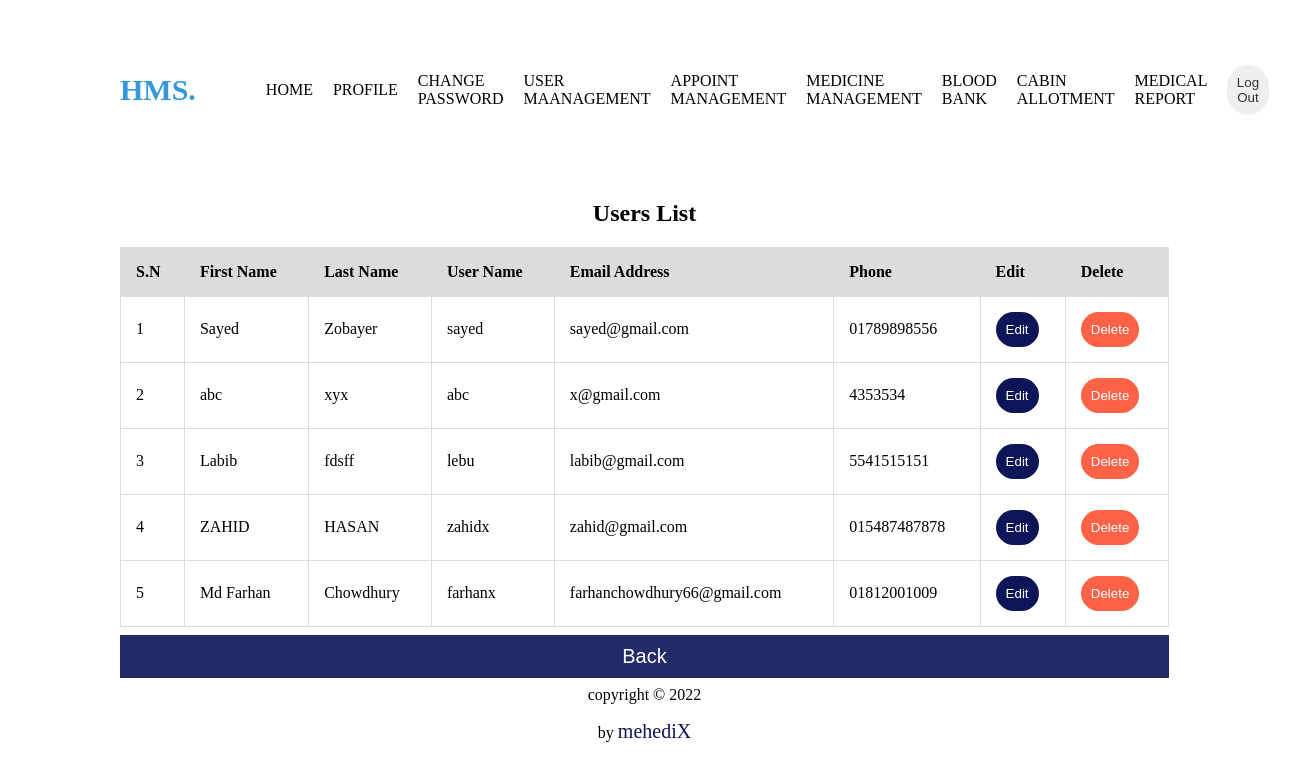
Screenshot of /view/user-table.php (signed in) with the database file from the repository.
### tables this page shows
CREATE TABLE `users` (
  `id` int(11) NOT NULL,
  `firstName` varchar(100) NOT NULL,
  `lastName` varchar(100) NOT NULL,
  `userName` varchar(100) NOT NULL,
  `email` varchar(100) NOT NULL,
  `password` varchar(100) NOT NULL,
  `phone` varchar(100) NOT NULL
);

### control/read-userAction.php (called while the page is built)
<?php
include('../model/database.php');
$fetchData= fetch_data($connection);
function fetch_data($connection){
  $query="SELECT * from users ORDER BY id DESC";
  $exec=mysqli_query($connection, $query);
  if(mysqli_num_rows($exec)>0){
    $row= mysqli_fetch_all($exec, MYSQLI_ASSOC);
    return $row;
  }else{
    return $row=[];
  }
}
?>

### view/user-table.php (the view, shortened to what this page needs)
<?php
include('../control/read-userAction.php');
?>
<!DOCTYPE html>
<html>
<head>
</head>
<body style="padding-right:7rem;padding-left:7rem;">
<?php include "../model/_nav.php"; ?>
<div class="table-data">
        <div class="list-title">
 <h2>Users List</h2>
            </div>
    <table border="1">
        <tr>
            <th>S.N</th>
            <th>First Name</th>
            <th>Last Name</th>
            <th>User Name</th>
            <th>Email Address</th>
            <th>Phone</th>
            <th>Edit</th>
            <th>Delete</th>
        </tr>
<?php
        if(count($fetchData)>0){
        $sn=1;
        foreach($fetchData as $data){
?> <tr>
<td><?php echo $sn; ?></td>
<td><?php echo $data['firstName']; ?></td>
<td><?php echo $data['lastName']; ?></td>
<td><?php echo $data['userName']; ?></td>
<td><?php echo $data['email']; ?></td>
<td><?php echo $data['phone']; ?></td>
<td><a style="text-decoration:none;" href="../view/update-user.php?edit=<?php echo $data['id']; ?>">
                <button style="background-color: #0D1559;color: #ffffff;padding:10px;padding: 10px;border: none;border-radius: 30px;">Edit</button></a></td>
<td><a style="text-decoration:none;" href="../control/delete-userAction.php?delete=<?php echo $data['id']; ?>">
                <button style="background-color:tomato;color: #ffffff;padding:10px;padding: 10px;border: none;border-radius: 30px;">Delete</button></a></td>
</tr> <?php
      $sn++; }
      }else{
?>
      <tr>
        <td colspan="7">No Data Found</td>
      </tr>
<?php
    }
?>
    </table>
    <button type="bk" onclick="document.location='../view/dashboard.php'">Back</button>
    </div>
    <?php include "../model/footer.php"; ?>
</body>
</html>

### view/user-table.php (style rules this page uses)
table, td, th { border: 1px solid #ddd; text-align: left; }
table { border-collapse: collapse; max-width: 100%; width:100%; }
.table-data { width:100%; float: right; }
th, td { padding: 15px; }
th { background-color:gainsboro ; }
body { overflow-x: hidden; }
* { box-sizing: border-box; }
button[type=bk] { background-color: #0D1559; color: #ffffff; padding: 10px 20px; margin: 8px 0; border: none; cursor: pointer; width: 100%; opacity: 0.9; font-size: 20px; }
h2 { text-align: center; }

### rows the page displays
users: firstName "Sayed", lastName "Zobayer", userName "sayed", email "sayed@gmail.com", phone "01789898556"
users: firstName "abc", lastName "xyx", userName "abc", email "x@gmail.com", phone "4353534"
users: firstName "Labib", lastName "fdsff", userName "lebu", email "labib@gmail.com", phone "5541515151"
users: firstName "ZAHID", lastName "HASAN", userName "zahidx", email "zahid@gmail.com", phone "015487487878"
users: firstName "Md Farhan", lastName "Chowdhury", userName "farhanx", email "farhanchowdhury66@gmail.com", phone "01812001009"
